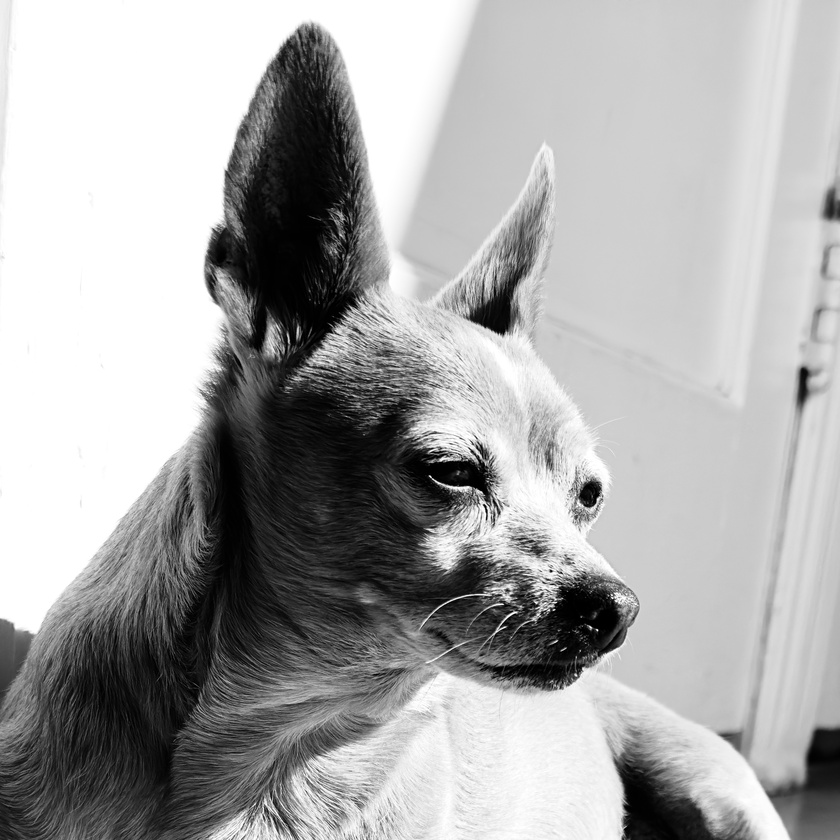
#> input picture LOIS.jpg, 840 x 840 px, shrunk from 2555 x 2555 before the run
$ python photoRender.py LOIS.jpg
#> lines starting #> are read from the running program, lines starting #| are printed output that depends on the picture
import argparse
import math
import numpy as np
from PIL import Image, ImageFile
import matplotlib.pyplot as plt
from scipy import signal
from scipy import misc
from pyaxidraw import axidraw
import sys
import time

def loadImage(filename):
#> called with filename = 'LOIS.jpg'
	with Image.open(filename) as im:
#> im is the input picture: PIL image 840x840 RGB; min 0, max 255, mean 168.8
		imlayer = im.split()[0]
		imarray = np.array(imlayer.getdata()).reshape(imlayer.size[1], imlayer.size[0]).astype(float) / 255.0
		ksize = 32
		imarray = signal.convolve2d(imarray, np.ones((ksize,ksize))) / (ksize*ksize)
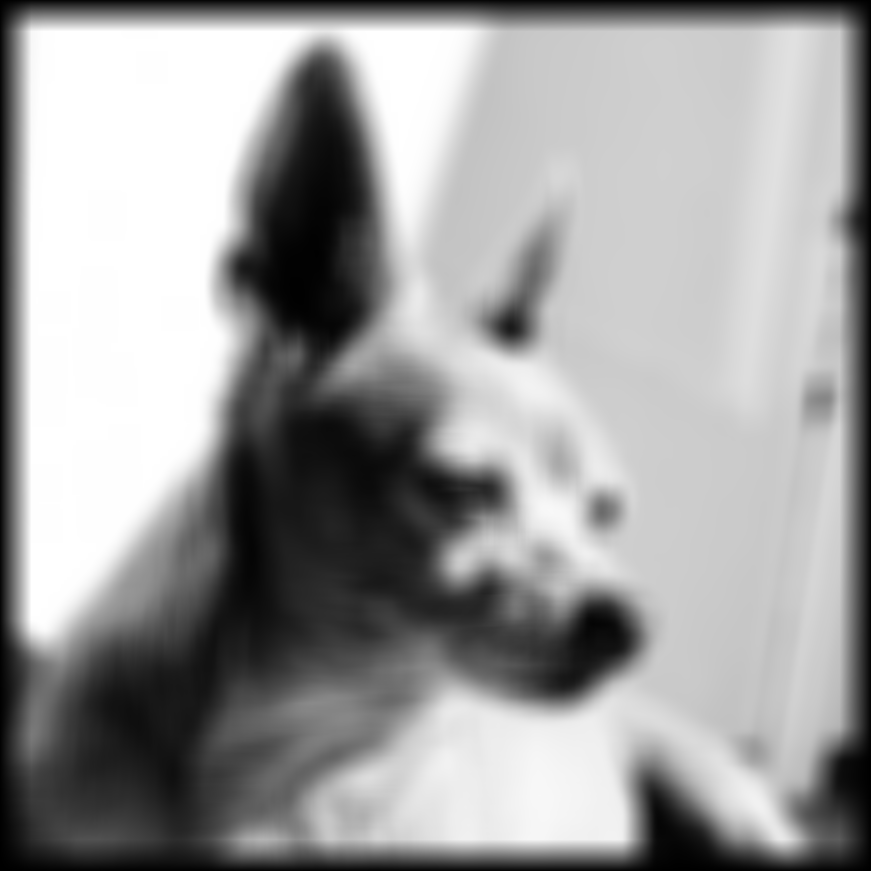
#> imarray: shape (871, 871) float64; min 0.000176, max 1, mean 0.616
		return imarray


parser = argparse.ArgumentParser(description='make a spiral svg image')
parser.add_argument('image', help='photo to load')
args = parser.parse_args()

im = loadImage(args.image)
print(im)
#> (printed output is left out)
print(im.shape)
#| (871, 871)
plt.imshow(im)
plt.show()


#> (the run stopped early here; a loop or call above may not have finished)

$ run again, on LUMI2.jpeg
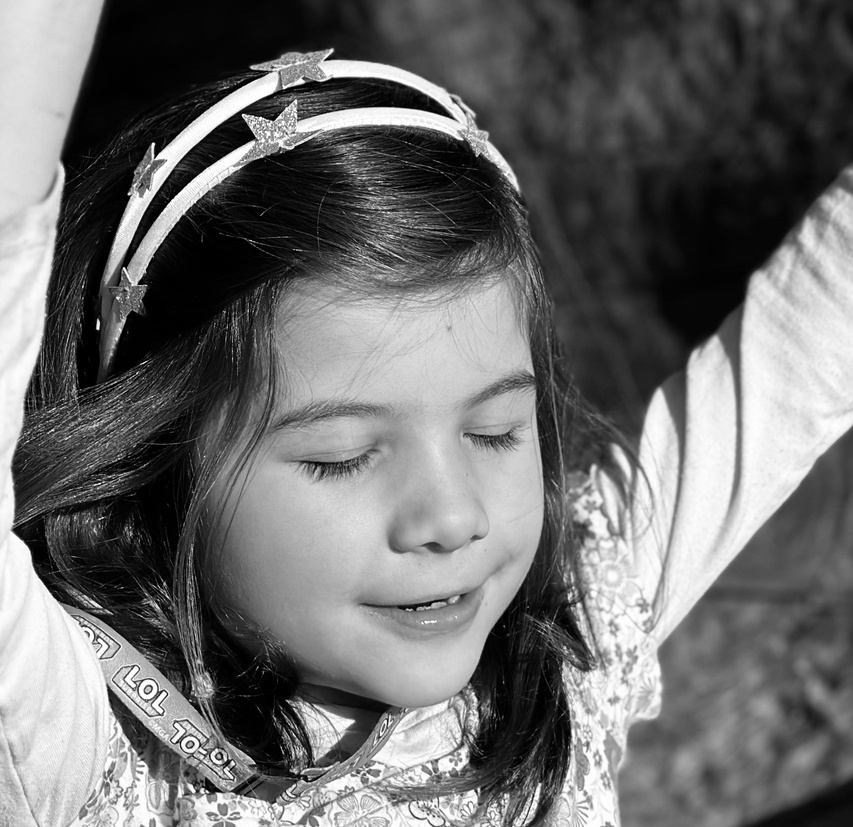
#> input picture LUMI2.jpeg, 853 x 827 px, shrunk from 1751 x 1697 before the run
#> in loadImage, im is the input picture: PIL image 853x827 RGB; min 0, max 255, mean 109.9
#> in loadImage, `imarray = signal.convolve2d(imarray, np.ones((ksize,ksize))) / (ksize*..`:
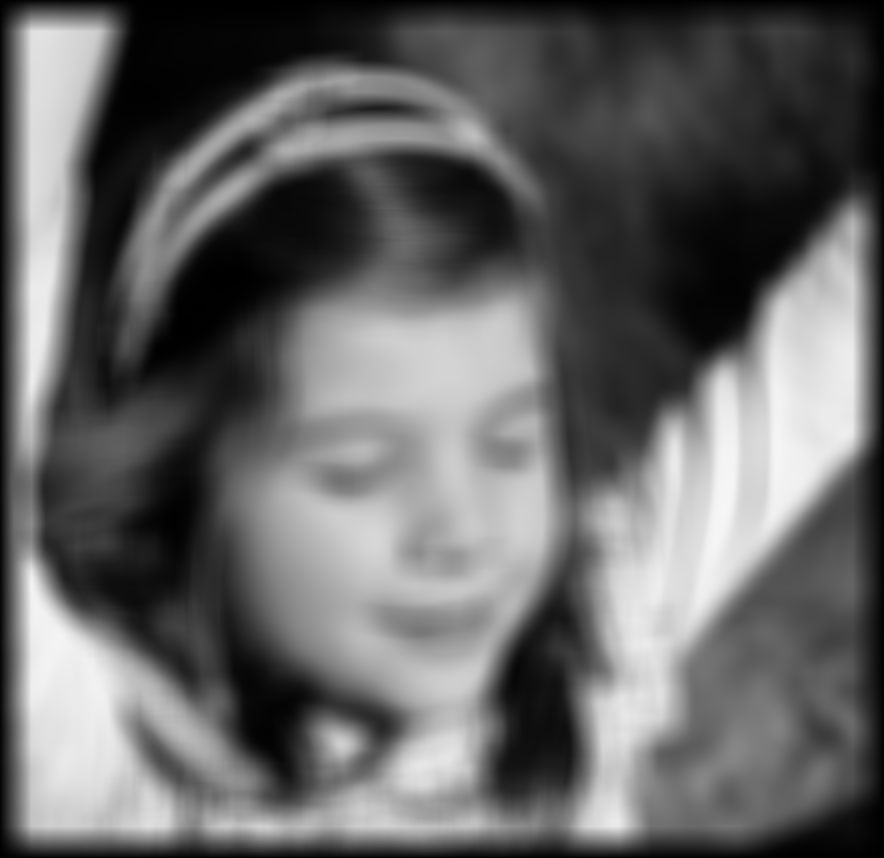
#> imarray: shape (858, 884) float64; min 7.28e-05, max 0.965, mean 0.401
#> (printed output is left out)
#| (858, 884)
